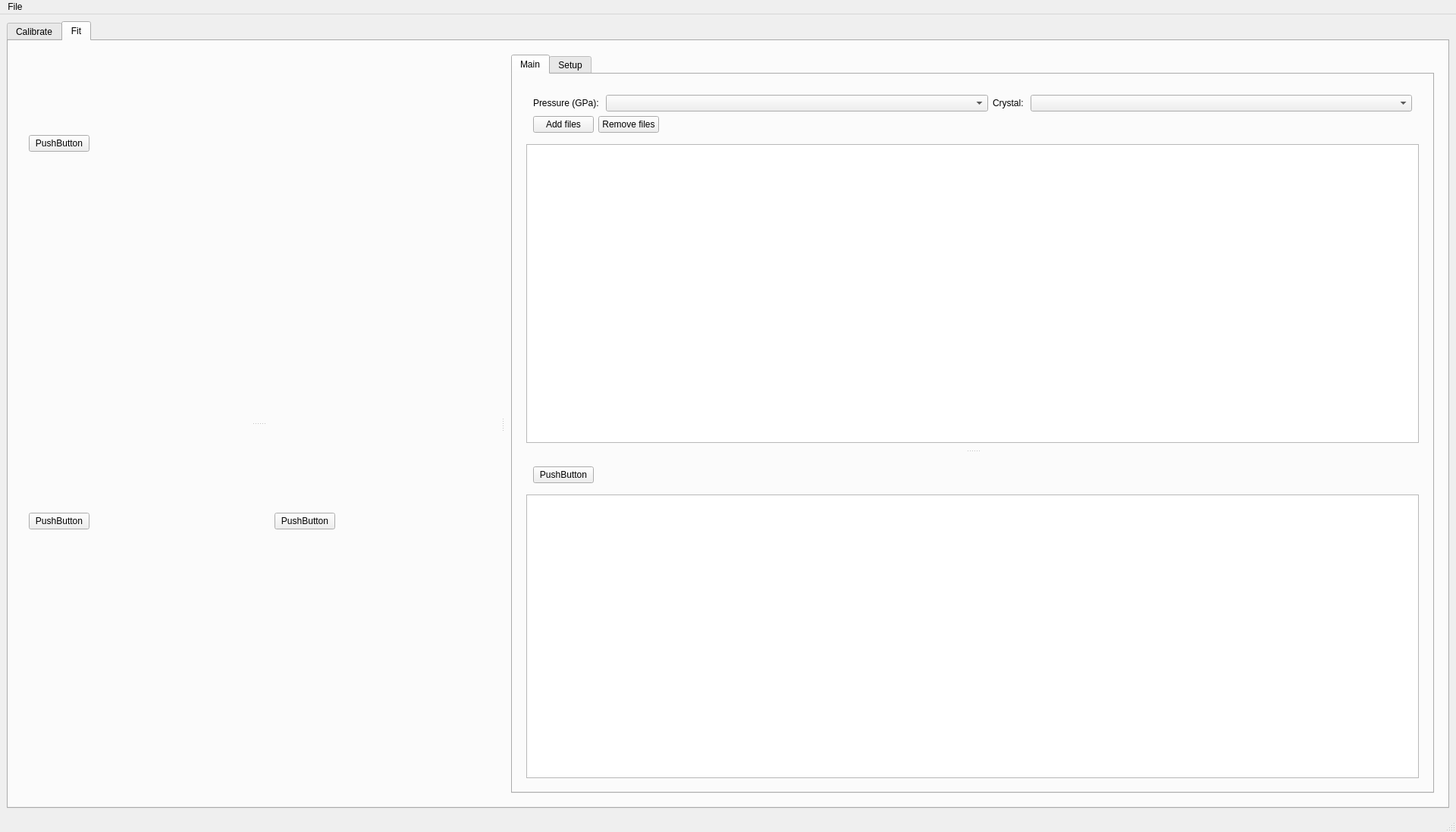
<?xml version="1.0" encoding="UTF-8"?>
<ui version="4.0">
 <class>MainWindow</class>
 <widget class="QMainWindow" name="MainWindow">
  <property name="geometry">
   <rect>
    <x>0</x>
    <y>0</y>
    <width>1920</width>
    <height>1097</height>
   </rect>
  </property>
  <property name="windowTitle">
   <string>MainWindow</string>
  </property>
  <widget class="QWidget" name="centralwidget">
   <layout class="QHBoxLayout" name="horizontalLayout">
    <item>
     <widget class="QTabWidget" name="tabWidget">
      <property name="currentIndex">
       <number>1</number>
      </property>
      <widget class="QWidget" name="tab_calib">
       <attribute name="title">
        <string>Calibrate</string>
       </attribute>
      </widget>
      <widget class="QWidget" name="tab_fit">
       <attribute name="title">
        <string>Fit</string>
       </attribute>
       <layout class="QVBoxLayout" name="verticalLayout_3">
        <item>
         <widget class="QSplitter" name="splitter_3">
          <property name="orientation">
           <enum>Qt::Horizontal</enum>
          </property>
          <widget class="QSplitter" name="splitter">
           <property name="orientation">
            <enum>Qt::Vertical</enum>
           </property>
           <widget class="QFrame" name="frame">
            <property name="frameShape">
             <enum>QFrame::NoFrame</enum>
            </property>
            <property name="frameShadow">
             <enum>QFrame::Plain</enum>
            </property>
            <layout class="QVBoxLayout" name="verticalLayout_15">
             <item>
              <layout class="QVBoxLayout" name="verticalLayout_9">
               <item>
                <widget class="QFrame" name="frame_topPlotToolbar">
                 <property name="enabled">
                  <bool>true</bool>
                 </property>
                 <property name="sizePolicy">
                  <sizepolicy hsizetype="Preferred" vsizetype="Preferred">
                   <horstretch>0</horstretch>
                   <verstretch>0</verstretch>
                  </sizepolicy>
                 </property>
                 <property name="frameShape">
                  <enum>QFrame::NoFrame</enum>
                 </property>
                 <property name="frameShadow">
                  <enum>QFrame::Plain</enum>
                 </property>
                 <layout class="QVBoxLayout" name="verticalLayout_8">
                  <item>
                   <layout class="QHBoxLayout" name="horizontalLayout_6">
                    <item>
                     <widget class="QPushButton" name="pushButton_2">
                      <property name="text">
                       <string>PushButton</string>
                      </property>
                     </widget>
                    </item>
                    <item>
                     <spacer name="horizontalSpacer_3">
                      <property name="orientation">
                       <enum>Qt::Horizontal</enum>
                      </property>
                      <property name="sizeHint" stdset="0">
                       <size>
                        <width>40</width>
                        <height>20</height>
                       </size>
                      </property>
                     </spacer>
                    </item>
                   </layout>
                  </item>
                 </layout>
                </widget>
               </item>
               <item>
                <widget class="PlotWidget" name="main_plotwidget" native="true"/>
               </item>
              </layout>
             </item>
            </layout>
           </widget>
           <widget class="QWidget" name="layoutWidget">
            <layout class="QHBoxLayout" name="horizontalLayout_2">
             <item>
              <widget class="QFrame" name="frame_2">
               <property name="frameShape">
                <enum>QFrame::NoFrame</enum>
               </property>
               <property name="frameShadow">
                <enum>QFrame::Plain</enum>
               </property>
               <layout class="QVBoxLayout" name="verticalLayout_6">
                <item>
                 <layout class="QVBoxLayout" name="verticalLayout_4">
                  <item>
                   <widget class="QFrame" name="frame_leftPlotToolbar">
                    <property name="frameShape">
                     <enum>QFrame::NoFrame</enum>
                    </property>
                    <property name="frameShadow">
                     <enum>QFrame::Plain</enum>
                    </property>
                    <layout class="QVBoxLayout" name="verticalLayout_17">
                     <item>
                      <layout class="QHBoxLayout" name="horizontalLayout_7">
                       <item>
                        <widget class="QPushButton" name="pushButton_4">
                         <property name="text">
                          <string>PushButton</string>
                         </property>
                        </widget>
                       </item>
                       <item>
                        <spacer name="horizontalSpacer_5">
                         <property name="orientation">
                          <enum>Qt::Horizontal</enum>
                         </property>
                         <property name="sizeHint" stdset="0">
                          <size>
                           <width>40</width>
                           <height>20</height>
                          </size>
                         </property>
                        </spacer>
                       </item>
                      </layout>
                     </item>
                    </layout>
                   </widget>
                  </item>
                  <item>
                   <widget class="PlotWidget" name="left_plotwidget" native="true"/>
                  </item>
                 </layout>
                </item>
               </layout>
              </widget>
             </item>
             <item>
              <widget class="QFrame" name="frame_3">
               <property name="frameShape">
                <enum>QFrame::NoFrame</enum>
               </property>
               <property name="frameShadow">
                <enum>QFrame::Plain</enum>
               </property>
               <layout class="QVBoxLayout" name="verticalLayout_7">
                <item>
                 <layout class="QVBoxLayout" name="verticalLayout_5">
                  <item>
                   <widget class="QFrame" name="frame_rightPlotToolbar">
                    <property name="frameShape">
                     <enum>QFrame::NoFrame</enum>
                    </property>
                    <property name="frameShadow">
                     <enum>QFrame::Plain</enum>
                    </property>
                    <layout class="QVBoxLayout" name="verticalLayout_16">
                     <item>
                      <layout class="QHBoxLayout" name="horizontalLayout_8">
                       <item>
                        <widget class="QPushButton" name="pushButton_3">
                         <property name="text">
                          <string>PushButton</string>
                         </property>
                        </widget>
                       </item>
                       <item>
                        <spacer name="horizontalSpacer_4">
                         <property name="orientation">
                          <enum>Qt::Horizontal</enum>
                         </property>
                         <property name="sizeHint" stdset="0">
                          <size>
                           <width>40</width>
                           <height>20</height>
                          </size>
                         </property>
                        </spacer>
                       </item>
                      </layout>
                     </item>
                    </layout>
                   </widget>
                  </item>
                  <item>
                   <widget class="PlotWidget" name="right_plotwidget" native="true"/>
                  </item>
                 </layout>
                </item>
               </layout>
              </widget>
             </item>
            </layout>
           </widget>
          </widget>
          <widget class="QFrame" name="frame_4">
           <property name="sizePolicy">
            <sizepolicy hsizetype="Preferred" vsizetype="Preferred">
             <horstretch>0</horstretch>
             <verstretch>0</verstretch>
            </sizepolicy>
           </property>
           <property name="frameShape">
            <enum>QFrame::NoFrame</enum>
           </property>
           <property name="frameShadow">
            <enum>QFrame::Plain</enum>
           </property>
           <layout class="QVBoxLayout" name="verticalLayout">
            <item>
             <widget class="QTabWidget" name="tabWidget_sideBar">
              <property name="currentIndex">
               <number>0</number>
              </property>
              <widget class="QWidget" name="tab">
               <attribute name="title">
                <string>Main</string>
               </attribute>
               <layout class="QVBoxLayout" name="verticalLayout_2">
                <item>
                 <widget class="QSplitter" name="splitter_2">
                  <property name="orientation">
                   <enum>Qt::Vertical</enum>
                  </property>
                  <widget class="QFrame" name="frame_filesBrowser">
                   <property name="frameShape">
                    <enum>QFrame::NoFrame</enum>
                   </property>
                   <property name="frameShadow">
                    <enum>QFrame::Plain</enum>
                   </property>
                   <layout class="QVBoxLayout" name="verticalLayout_23">
                    <item>
                     <layout class="QVBoxLayout" name="verticalLayout_14">
                      <item>
                       <widget class="QFrame" name="frame_filesBrowserToolbar">
                        <property name="minimumSize">
                         <size>
                          <width>0</width>
                          <height>30</height>
                         </size>
                        </property>
                        <property name="frameShape">
                         <enum>QFrame::NoFrame</enum>
                        </property>
                        <property name="frameShadow">
                         <enum>QFrame::Plain</enum>
                        </property>
                        <layout class="QVBoxLayout" name="verticalLayout_11">
                         <item>
                          <layout class="QVBoxLayout" name="verticalLayout_10">
                           <item>
                            <layout class="QHBoxLayout" name="horizontalLayout_5">
                             <property name="sizeConstraint">
                              <enum>QLayout::SetMaximumSize</enum>
                             </property>
                             <item>
                              <widget class="QLabel" name="label_2">
                               <property name="sizePolicy">
                                <sizepolicy hsizetype="Fixed" vsizetype="Fixed">
                                 <horstretch>0</horstretch>
                                 <verstretch>0</verstretch>
                                </sizepolicy>
                               </property>
                               <property name="text">
                                <string>Pressure (GPa): </string>
                               </property>
                              </widget>
                             </item>
                             <item>
                              <widget class="QComboBox" name="comboBox_pressure"/>
                             </item>
                             <item>
                              <widget class="QLabel" name="label_3">
                               <property name="sizePolicy">
                                <sizepolicy hsizetype="Fixed" vsizetype="Fixed">
                                 <horstretch>0</horstretch>
                                 <verstretch>0</verstretch>
                                </sizepolicy>
                               </property>
                               <property name="text">
                                <string>Crystal: </string>
                               </property>
                              </widget>
                             </item>
                             <item>
                              <widget class="QComboBox" name="comboBox_crystal"/>
                             </item>
                            </layout>
                           </item>
                           <item>
                            <layout class="QHBoxLayout" name="horizontalLayout_9">
                             <property name="sizeConstraint">
                              <enum>QLayout::SetMaximumSize</enum>
                             </property>
                             <item>
                              <widget class="QPushButton" name="pushButton_addFiles">
                               <property name="text">
                                <string>Add files</string>
                               </property>
                              </widget>
                             </item>
                             <item>
                              <widget class="QPushButton" name="pushButton_removeFiles">
                               <property name="text">
                                <string>Remove files</string>
                               </property>
                              </widget>
                             </item>
                             <item>
                              <spacer name="horizontalSpacer_2">
                               <property name="orientation">
                                <enum>Qt::Horizontal</enum>
                               </property>
                               <property name="sizeHint" stdset="0">
                                <size>
                                 <width>40</width>
                                 <height>20</height>
                                </size>
                               </property>
                              </spacer>
                             </item>
                            </layout>
                           </item>
                          </layout>
                         </item>
                        </layout>
                       </widget>
                      </item>
                      <item>
                       <widget class="QTableView" name="tableView_files">
                        <property name="sortingEnabled">
                         <bool>true</bool>
                        </property>
                       </widget>
                      </item>
                     </layout>
                    </item>
                   </layout>
                  </widget>
                  <widget class="QFrame" name="frame_7">
                   <property name="frameShape">
                    <enum>QFrame::NoFrame</enum>
                   </property>
                   <property name="frameShadow">
                    <enum>QFrame::Plain</enum>
                   </property>
                   <layout class="QVBoxLayout" name="verticalLayout_13">
                    <item>
                     <layout class="QVBoxLayout" name="verticalLayout_12">
                      <item>
                       <widget class="QFrame" name="frame_peakToolbar">
                        <property name="minimumSize">
                         <size>
                          <width>0</width>
                          <height>30</height>
                         </size>
                        </property>
                        <property name="frameShape">
                         <enum>QFrame::NoFrame</enum>
                        </property>
                        <property name="frameShadow">
                         <enum>QFrame::Plain</enum>
                        </property>
                        <layout class="QHBoxLayout" name="horizontalLayout_4">
                         <item>
                          <layout class="QHBoxLayout" name="horizontalLayout_3">
                           <item>
                            <widget class="QPushButton" name="pushButton">
                             <property name="text">
                              <string>PushButton</string>
                             </property>
                            </widget>
                           </item>
                           <item>
                            <spacer name="horizontalSpacer">
                             <property name="orientation">
                              <enum>Qt::Horizontal</enum>
                             </property>
                             <property name="sizeHint" stdset="0">
                              <size>
                               <width>40</width>
                               <height>20</height>
                              </size>
                             </property>
                            </spacer>
                           </item>
                          </layout>
                         </item>
                        </layout>
                       </widget>
                      </item>
                      <item>
                       <widget class="QTableView" name="tableView_peakFits">
                        <property name="sortingEnabled">
                         <bool>true</bool>
                        </property>
                       </widget>
                      </item>
                     </layout>
                    </item>
                   </layout>
                  </widget>
                 </widget>
                </item>
               </layout>
              </widget>
              <widget class="QWidget" name="tab_2">
               <attribute name="title">
                <string>Setup</string>
               </attribute>
               <layout class="QHBoxLayout" name="horizontalLayout_21">
                <item>
                 <layout class="QVBoxLayout" name="verticalLayout_22" stretch="0,1,0">
                  <item>
                   <widget class="QGroupBox" name="groupBox_project">
                    <property name="sizePolicy">
                     <sizepolicy hsizetype="Preferred" vsizetype="Minimum">
                      <horstretch>0</horstretch>
                      <verstretch>0</verstretch>
                     </sizepolicy>
                    </property>
                    <property name="title">
                     <string>Project</string>
                    </property>
                    <property name="flat">
                     <bool>true</bool>
                    </property>
                    <property name="checkable">
                     <bool>false</bool>
                    </property>
                    <layout class="QVBoxLayout" name="verticalLayout_27">
                     <item>
                      <layout class="QVBoxLayout" name="verticalLayout_26">
                       <item>
                        <widget class="QFrame" name="frame_8">
                         <property name="sizePolicy">
                          <sizepolicy hsizetype="Preferred" vsizetype="Fixed">
                           <horstretch>0</horstretch>
                           <verstretch>0</verstretch>
                          </sizepolicy>
                         </property>
                         <property name="frameShape">
                          <enum>QFrame::NoFrame</enum>
                         </property>
                         <property name="frameShadow">
                          <enum>QFrame::Plain</enum>
                         </property>
                         <layout class="QVBoxLayout" name="verticalLayout_18">
                          <item>
                           <layout class="QHBoxLayout" name="horizontalLayout_10">
                            <item>
                             <widget class="QPushButton" name="pushButton_newProject">
                              <property name="text">
                               <string>New</string>
                              </property>
                             </widget>
                            </item>
                            <item>
                             <widget class="QPushButton" name="pushButton_loadProject">
                              <property name="text">
                               <string>Load</string>
                              </property>
                             </widget>
                            </item>
                            <item>
                             <widget class="QPushButton" name="pushButton_saveProject">
                              <property name="text">
                               <string>Save</string>
                              </property>
                             </widget>
                            </item>
                            <item>
                             <widget class="QPushButton" name="pushButton_saveProjectAs">
                              <property name="text">
                               <string>Save as...</string>
                              </property>
                             </widget>
                            </item>
                            <item>
                             <widget class="QPushButton" name="pushButton_deleteProject">
                              <property name="text">
                               <string>Delete</string>
                              </property>
                             </widget>
                            </item>
                           </layout>
                          </item>
                         </layout>
                        </widget>
                       </item>
                       <item>
                        <widget class="QFrame" name="frame_9">
                         <property name="sizePolicy">
                          <sizepolicy hsizetype="Preferred" vsizetype="Fixed">
                           <horstretch>0</horstretch>
                           <verstretch>0</verstretch>
                          </sizepolicy>
                         </property>
                         <property name="frameShape">
                          <enum>QFrame::NoFrame</enum>
                         </property>
                         <property name="frameShadow">
                          <enum>QFrame::Plain</enum>
                         </property>
                         <layout class="QVBoxLayout" name="verticalLayout_24">
                          <item>
                           <layout class="QHBoxLayout" name="horizontalLayout_11">
                            <item>
                             <widget class="QPushButton" name="pushButton_renameProject">
                              <property name="text">
                               <string>Rename</string>
                              </property>
                             </widget>
                            </item>
                            <item>
                             <widget class="QLineEdit" name="lineEdit_currentProject"/>
                            </item>
                           </layout>
                          </item>
                         </layout>
                        </widget>
                       </item>
                       <item>
                        <widget class="QFrame" name="frame_10">
                         <property name="sizePolicy">
                          <sizepolicy hsizetype="Expanding" vsizetype="Fixed">
                           <horstretch>0</horstretch>
                           <verstretch>0</verstretch>
                          </sizepolicy>
                         </property>
                         <property name="frameShape">
                          <enum>QFrame::NoFrame</enum>
                         </property>
                         <property name="frameShadow">
                          <enum>QFrame::Plain</enum>
                         </property>
                         <layout class="QVBoxLayout" name="verticalLayout_25">
                          <item>
                           <layout class="QHBoxLayout" name="horizontalLayout_12">
                            <item>
                             <widget class="QLabel" name="label_projectPath">
                              <property name="sizePolicy">
                               <sizepolicy hsizetype="Preferred" vsizetype="Fixed">
                                <horstretch>0</horstretch>
                                <verstretch>0</verstretch>
                               </sizepolicy>
                              </property>
                              <property name="font">
                               <font>
                                <pointsize>12</pointsize>
                               </font>
                              </property>
                              <property name="text">
                               <string/>
                              </property>
                             </widget>
                            </item>
                            <item>
                             <widget class="QLabel" name="label_modDate">
                              <property name="sizePolicy">
                               <sizepolicy hsizetype="Preferred" vsizetype="Fixed">
                                <horstretch>0</horstretch>
                                <verstretch>0</verstretch>
                               </sizepolicy>
                              </property>
                              <property name="font">
                               <font>
                                <pointsize>12</pointsize>
                               </font>
                              </property>
                              <property name="text">
                               <string/>
                              </property>
                             </widget>
                            </item>
                           </layout>
                          </item>
                         </layout>
                        </widget>
                       </item>
                      </layout>
                     </item>
                    </layout>
                   </widget>
                  </item>
                  <item>
                   <widget class="QGroupBox" name="groupBox_conditions">
                    <property name="title">
                     <string>Conditions</string>
                    </property>
                    <property name="flat">
                     <bool>true</bool>
                    </property>
                    <layout class="QHBoxLayout" name="horizontalLayout_20">
                     <item>
                      <widget class="QSplitter" name="splitter_4">
                       <property name="orientation">
                        <enum>Qt::Horizontal</enum>
                       </property>
                       <widget class="QFrame" name="frame_5">
                        <property name="frameShape">
                         <enum>QFrame::NoFrame</enum>
                        </property>
                        <property name="frameShadow">
                         <enum>QFrame::Plain</enum>
                        </property>
                        <layout class="QVBoxLayout" name="verticalLayout_21">
                         <item>
                          <layout class="QVBoxLayout" name="verticalLayout_19">
                           <item>
                            <widget class="QLabel" name="label_6">
                             <property name="text">
                              <string>Pressures (GPa)</string>
                             </property>
                            </widget>
                           </item>
                           <item>
                            <layout class="QHBoxLayout" name="horizontalLayout_17">
                             <item>
                              <widget class="QPushButton" name="pushButton_newPressure">
                               <property name="text">
                                <string>New</string>
                               </property>
                              </widget>
                             </item>
                             <item>
                              <widget class="QPushButton" name="pushButton_deletePressure">
                               <property name="text">
                                <string>Delete</string>
                               </property>
                              </widget>
                             </item>
                            </layout>
                           </item>
                           <item>
                            <widget class="QTableWidget" name="tableWidget_pressures"/>
                           </item>
                          </layout>
                         </item>
                        </layout>
                       </widget>
                       <widget class="QFrame" name="frame_6">
                        <property name="frameShape">
                         <enum>QFrame::NoFrame</enum>
                        </property>
                        <property name="frameShadow">
                         <enum>QFrame::Plain</enum>
                        </property>
                        <layout class="QHBoxLayout" name="horizontalLayout_19">
                         <item>
                          <layout class="QVBoxLayout" name="verticalLayout_20">
                           <item>
                            <widget class="QLabel" name="label_7">
                             <property name="text">
                              <string>Crystals</string>
                             </property>
                            </widget>
                           </item>
                           <item>
                            <layout class="QHBoxLayout" name="horizontalLayout_18">
                             <item>
                              <widget class="QPushButton" name="pushButton_newCrystal">
                               <property name="text">
                                <string>New</string>
                               </property>
                              </widget>
                             </item>
                             <item>
                              <widget class="QPushButton" name="pushButton_deleteCrystal">
                               <property name="text">
                                <string>Delete</string>
                               </property>
                              </widget>
                             </item>
                            </layout>
                           </item>
                           <item>
                            <widget class="QTableWidget" name="tableWidget_crystals"/>
                           </item>
                          </layout>
                         </item>
                        </layout>
                       </widget>
                      </widget>
                     </item>
                    </layout>
                   </widget>
                  </item>
                  <item>
                   <widget class="QGroupBox" name="groupBox_settings">
                    <property name="title">
                     <string>Settings</string>
                    </property>
                   </widget>
                  </item>
                 </layout>
                </item>
               </layout>
              </widget>
             </widget>
            </item>
           </layout>
          </widget>
         </widget>
        </item>
       </layout>
      </widget>
     </widget>
    </item>
   </layout>
  </widget>
  <widget class="QMenuBar" name="menubar">
   <property name="geometry">
    <rect>
     <x>0</x>
     <y>0</y>
     <width>1920</width>
     <height>22</height>
    </rect>
   </property>
   <widget class="QMenu" name="menuFile">
    <property name="title">
     <string>File</string>
    </property>
   </widget>
   <addaction name="menuFile"/>
  </widget>
  <widget class="QStatusBar" name="statusbar"/>
 </widget>
 <customwidgets>
  <customwidget>
   <class>PlotWidget</class>
   <extends>QWidget</extends>
   <header>pyqtgraph.h</header>
   <container>1</container>
  </customwidget>
 </customwidgets>
 <resources/>
 <connections/>
</ui>
